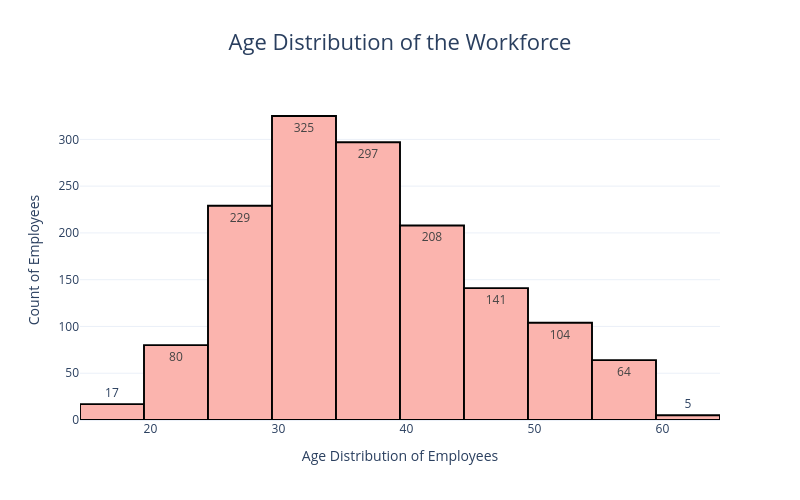

Notebook code for this chart:
### Markdown cell above
Age Distribution of the Workforce

### Code cell
fig=px.histogram(
    df,
    x="Age",
    nbins=10,
    title="Age Distribution of the Workforce",

    color_discrete_sequence=px.colors.qualitative.Pastel1,
    text_auto="True",
    hover_data={"Age":True}
)
fig.update_traces(
    marker_line_color="black",
    marker_line_width=1.9,


)
fig.update_layout(
    template="plotly_white",
    title_font=dict(size=22),
    height=500,
    width=800,
    title_x=0.5,
    showlegend=True,
    yaxis_title="Count of Employees",
    xaxis_title="Age Distribution of Employees",
    hoverlabel=dict(
        bgcolor="red",
        font_color="white"
    )

)
fig.show()

### Figure 1 — Plotly figure (JSON) as saved in the notebook; plotly's stock layout.template omitted (floating-point values rounded to 4 significant figures; data arrays with more than 128 entries replaced by an {"elided": "..."} marker saying what was removed)
{"data": [{"bingroup": "x", "hovertemplate": "Age=%{x}<br>count=%{y}<extra></extra>", "legendgroup": "", "marker": {"color": "rgb(251,180,174)", "line": {"color": "black", "width": 1.9}, "pattern": {"shape": ""}}, "name": "", "nbinsx": 10, "orientation": "v", "showlegend": false, "texttemplate": "%{value:True}", "type": "histogram", "x": {"elided": "1470 int values"}, "xaxis": "x", "yaxis": "y"}], "layout": {"barmode": "relative", "height": 500, "hoverlabel": {"bgcolor": "red", "font": {"color": "white"}}, "legend": {"tracegroupgap": 0}, "showlegend": true, "title": {"font": {"size": 22}, "text": "Age Distribution of the Workforce", "x": 0.5}, "width": 800, "xaxis": {"anchor": "y", "domain": [0, 1], "title": {"text": "Age Distribution of Employees"}}, "yaxis": {"anchor": "x", "domain": [0, 1], "title": {"text": "Count of Employees"}}}}
